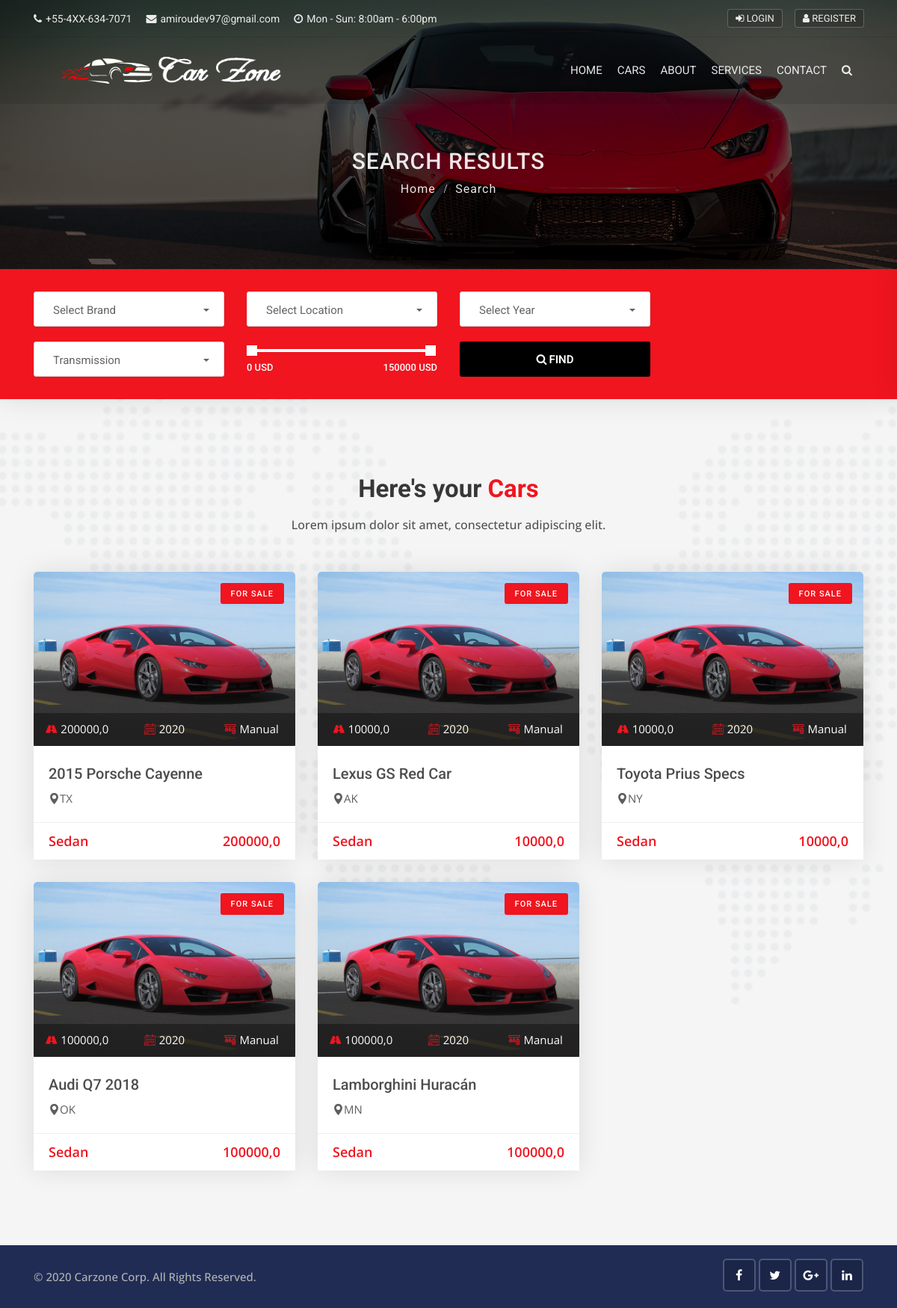
Screenshot of /search with the database file from the repository.
### carzoneapp/models.py (models this page shows, shortened)
class Base(models.Model):
    date_add = models.DateTimeField(auto_now_add=True)
    date_update = models.DateTimeField(auto_now=True)
    status = models.BooleanField(default=True)
    class Meta:
        abstract = True

class Car(Base):
    state_choice = (
        ('AL', 'Alabama'),
        ('AK', 'Alaska'),
        ('AZ', 'Arizona'),
        ('AR', 'Arkansas'),
        ('CA', 'California'),
        ('CO', 'Colorado'),
        ('CT', 'Connecticut'),
        ('DE', 'Delaware'),
        ('DC', 'District Of Columbia'),
        ('FL', 'Florida'),
        ('GA', 'Georgia'),
        ('HI', 'Hawaii'),
        ('ID', 'Idaho'),
        ('IL', 'Illinois'),
        ('IN', 'Indiana'),
        ('IA', 'Iowa'),
        ('KS', 'Kansas'),
        ('KY', 'Kentucky'),
        ('LA', 'Louisiana'),
        ('ME', 'Maine'),
        ('MD', 'Maryland'),
        ('MA', 'Massachusetts'),
        ('MI', 'Michigan'),
        ('MN', 'Minnesota'),
        ('MS', 'Mississippi'),
        ('MO', 'Missouri'),
        ('MT', 'Montana'),
        ('NE', 'Nebraska'),
        ('NV', 'Nevada'),
        ('NH', 'New Hampshire'),
        ('NJ', 'New Jersey'),
        ('NM', 'New Mexico'),
        ('NY', 'New York'),
        ('NC', 'North Carolina'),
        ('ND', 'North Dakota'),
        ('OH', 'Ohio'),
        ('OK', 'Oklahoma'),
        ('OR', 'Oregon'),
        ('PA', 'Pennsylvania'),
        ('RI', 'Rhode Island'),
        ('SC', 'South Carolina'),
        ('SD', 'South Dakota'),
        ('TN', 'Tennessee'),
        ('TX', 'Texas'),
        ('UT', 'Utah'),
        ('VT', 'Vermont'),
        ('VA', 'Virginia'),
        ('WA', 'Washington'),
        ('WV', 'West Virginia'),
        ('WI', 'Wisconsin'),
        ('WY', 'Wyoming'),
    )
    name = models.CharField(max_length=50)
    slug = AutoSlugField(populate_from='name', null=True)
    description = models.TextField(null=True)
    brand = models.ForeignKey(Brand, related_name='car_brand', on_delete=models.CASCADE)
    model = models.ForeignKey(Model, related_name="car_model", on_delete=models.CASCADE)
    location =  models.CharField(choices=state_choice,max_length=50)
    year = models.CharField(max_length=50)
    price = models.FloatField()
    image = models.FileField(upload_to="car_image")
    color = models.CharField(max_length=50)
    transmission = models.ForeignKey(Transmission, related_name="car_transmission", on_delete=models.CASCADE)
    class Meta:
        verbose_name = 'Car'
        verbose_name_plural = 'Cars'
    def __str__(self):
        return self.name

class Transmission(Base):
    name = models.CharField(max_length=50)
    slug = AutoSlugField(populate_from='name', null=True)
    class Meta:
        verbose_name = 'Transmission'
        verbose_name_plural = 'Transmissions'
    def __str__(self):
        return self.name

### carzoneapp/views.py (the view)
# urls.py: path('search', views.search, name='search'),
def search(request):
    search  = False
    cars = models.Car.objects.order_by('-date_add')
    city_search = models.Car.objects.values_list('location', flat=True).distinct()
    brand_search = models.Car.objects.values_list('brand', flat=True).distinct()
    year_search = models.Car.objects.values_list('year', flat=True).distinct()
    model_search = models.Car.objects.values_list('model', flat=True).distinct()
    transmission_search = models.Car.objects.values_list('transmission', flat=True).distinct()
    if 'keyword' in request.GET:
        keyword = request.GET["keyword"]
        if keyword:
            cars = models.Car.objects.filter(name__icontains=keyword)
    if 'brand' in request.GET:
        brand = request.GET["brand"]
        if brand:
            cars = models.Car.objects.filter(name__icontains=brand)
    if 'location' in request.GET:
        location = request.GET["location"]
        if location:
            cars = models.Car.objects.filter(location__icontains=location)
    if 'year' in request.GET:
        year = request.GET["year"]
        if year:
            cars = models.Car.objects.filter(year__icontains=year)
    if 'type' in request.GET:
        car_type = request.GET["type"]
        if car_type:
            cars = models.Car.objects.filter(description__icontains=car_type)
    if 'min_price' in request.GET:
        min_price = request.GET['min_price']
        max_price = request.GET['max_price']
        if max_price:
            cars = cars.filter(price__gte=min_price, price__lte=max_price)
    if 'category' in request.GET:
        category = request.GET['category']
        if category:
            cars = cars.filter(description__icontains=category)
    print(request.GET)
    print(f"cars {cars}")
    return render(request, 'search.html', locals())

### carzoneapp/context_processors.py (called while the page is built)
def teams(request):
    teams = Team.objects.all()
    return dict(teams=teams)

### templates/search.html (shortened to what this page needs)
{% extends 'base/base.html' %}
{% load static %}
{% block content %}
<div class="sub-banner overview-bgi">
    <div class="container breadcrumb-area">
        <div class="breadcrumb-areas">
            <h1>Search Results</h1>
            <ul class="breadcrumbs">
                <li><a href="index.html">Home</a></li>
                <li class="active">Search</li>
            </ul>
        </div>
    </div>
</div>
<div class="search-box-3 sb-7 bg-active">
    <div class="container">
        <div class="search-area-inner">
            <div class="search-contents">
                <form method="GET" action="{% url 'search' %}"> {% csrf_token %}
                    <div class="row">
                        <div class="col-lg-3 col-md-6 col-sm-6 col-6">
                            <div class="form-group">
                                <select class="selectpicker search-fields" name="brand">
                                    <option disabled="disabled" selected="selected">Select Brand</option>
                                </select>
                            </div>
                        </div>
                        <div class="col-lg-3 col-md-6 col-sm-6 col-6">
                            <div class="form-group">
                                <select class="selectpicker search-fields" name="location">
                                    <option disabled="disabled" selected="selected">Select Location</option>
                                </select>
                            </div>
                        </div>
                        <div class="col-lg-3 col-md-6 col-sm-6 col-6">
                            <div class="form-group">
                                <select class="selectpicker search-fields" name="year">
                                    <option disabled="disabled" selected="selected">Select Year</option>
                                </select>
                            </div>
                        </div>
                    </div>
                    <div class="row">
                        <div class="col-lg-3 col-md-6 col-sm-6 col-6">
                            <div class="form-group">
                                <select class="selectpicker search-fields" name="transmission">
                                    <option disabled="disabled" selected="selected">Transmission</option>
                                </select>
                            </div>
                        </div>
                        <div class="col-lg-3 col-md-6 col-sm-6 col-6">
                            <div class="form-group">
                                <div class="range-slider">
                                    <div data-min="0" data-max="150000" data-unit="USD" data-min-name="min_price" data-max-name="max_price" class="range-slider-ui ui-slider" aria-disabled="false"></div>
                                </div>
                            </div>
                        </div>
                        <div class="col-lg-3 col-md-6 col-sm-6 col-6">
                            <div class="form-group">
                                <button class="btn btn-block button-theme btn-md">
                                    <i class="fa fa-search"></i>Find
                                </button>
                            </div>
                        </div>
                    </div>
                </form>
            </div>
        </div>
    </div>
</div>
<div class="featured-car content-area">
    <div class="container">
        <div class="main-title">
            <h1>Here's your <span>Cars</span></h1>
            <p>Lorem ipsum dolor sit amet, consectetur adipiscing elit.</p>
        </div>
        <div class="row">
            {% for car in cars  %}
            <div class="col-lg-4 col-md-6">
                <div class="car-box">
                    <div class="car-thumbnail">
                        <a href="{% url 'detail_view' car.slug %}" class="car-img">
                            <div class="tag">For Sale</div>
                            <img class="d-block w-100" src="img/car/car-1.jpg" alt="car">
                            <div class="facilities-list clearfix">
                                <ul>
                                    <li>
                                        <span><i class="flaticon-way"></i></span>{{car.price}}
                                    </li>
                                    <li>
                                        <span><i class="flaticon-calendar-1"></i></span>{{car.year}}
                                    </li>
                                    <li>
                                        <span><i class="flaticon-manual-transmission"></i></span>{{car.transmission}}
                                    </li>
                                </ul>
                            </div>
                        </a>
                    </div>
                    <div class="detail">
                        <h1 class="title">
                            <a href="{% url 'detail_view' car.slug %}">{{car.name}}</a>
                        </h1>
                        <div class="location">
                            <a href="car-details.html">
                                <i class="flaticon-pin"></i>{{car.location}}
                            </a>
                        </div>
                    </div>
                    <div class="footer clearfix">
                        <div class="pull-left ratings days">
                            <p class="cartype">Sedan</p>
                        </div>
                        <div class="pull-right">
                            <p class="price">{{car.price}}</p>
                        </div>
                    </div>
                </div>
            </div>
            {% endfor %}
        </div>
    </div>
</div>
</body>
{% endblock content %}

### static/css/skins/red.css (style rules this page uses)
.button-theme { background:#f0151f; }
.car-box .facilities-list li span i { color: #f0151f; }
.main-title h1 span { color:#f0151f; }
.tag { background:#f0151f; }
.car-box .footer .price { color:#f0151f; }
.bg-active { background: #f0151f; color: #fff!important; }

### rows the page displays
Car: price "200000,0", year "2020", transmission "Manual", name "2015 Porsche Cayenne", location "TX"
Car: price "10000,0", year "2020", transmission "Manual", name "Lexus GS Red Car", location "AK"
Car: price "10000,0", year "2020", transmission "Manual", name "Toyota Prius Specs", location "NY"
Car: price "100000,0", year "2020", transmission "Manual", name "Audi Q7 2018", location "OK"
Car: price "100000,0", year "2020", transmission "Manual", name "Lamborghini Huracán", location "MN"
